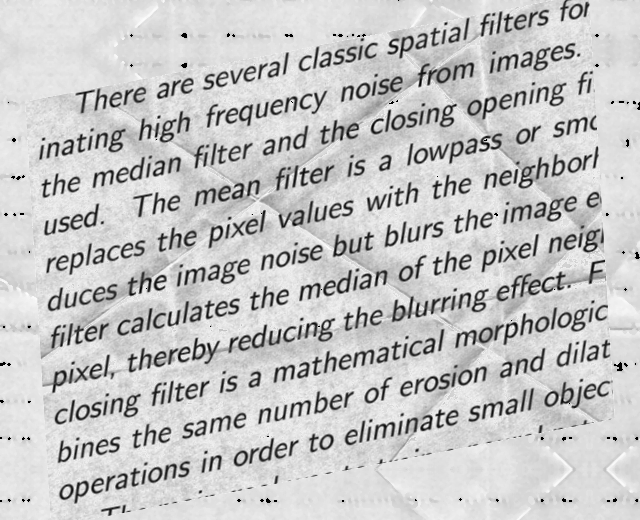
#> input picture noisy_data/102.png, 640 x 520 px, found by its file name; its folder holds only this picture in this run
$ python DocumentCleanup.py
#> lines starting #> are read from the running program, lines starting #| are printed output that depends on the picture; after the words box and inside, x2 and y2 are one past the last pixel; in counts of white or black regions, pixels touching at a corner belong together
import cv2
import numpy as np
from copy import copy
import os

# Calcular o ângulo do texto
def getSkewAngle(image):
    # Cria uma cópia e, com base nesta:
    # Converte para escala de cinza, aplica a função GaussianBlurr (Embaçar a imagem) e binariza a mesma com base na imagem borrada.
    newImage = copy(image)
    gray = cv2.cvtColor(newImage, cv2.COLOR_BGR2GRAY)
    blur = cv2.GaussianBlur(gray, (9, 9), 0)
    thresh = cv2.adaptiveThreshold(blur ,255,cv2.ADAPTIVE_THRESH_GAUSSIAN_C, cv2.THRESH_BINARY,3,5)
    # Inverte os valores binários dos pixels para a aplicação da dilatação.
    thresh = cv2.bitwise_not(thresh)

    # Aplica a dilatação para transformar os textos em retângulos representando as linhas.
    # Faz uso de um Kernel com um eixo X maior para tentar preencher o máximo dos espaços entre os caracteres da mesma linha.
    # Aplica um eixo Y menor para tentar melhor separar as linhas entre os blocos de texto.
    kernel = cv2.getStructuringElement(cv2.MORPH_RECT, (30, 5))
    dilate = cv2.dilate(thresh, kernel, iterations=1)

    # Encontra os contornos, ordena da maior para a menor e pega a maior como referência para o ângulo.
    contours, hierarchy = cv2.findContours(dilate, cv2.RETR_LIST, cv2.CHAIN_APPROX_SIMPLE)
    contours = sorted(contours, key = cv2.contourArea, reverse = True)

    # Chama a função minAreaRect para encontrar o ângulo do maior contorno encontrado.
    largestContour = contours[0]
    minAreaRect = cv2.minAreaRect(largestContour)

    # Determina o ângulo. Converte o ângulo para o valor que foi originalmente usado para obert a imagem distorcida.
    # A função retorna valores de ângulo no intervalo [-90, 0).
    # Conforme o retângulo gira no sentido horário, o valor do ângulo aumenta para zero.
    # Quando zero é alcançado, o ângulo é colocado novamente em -90 graus e o processo continua.
    angle = minAreaRect[-1]

    # Se o ângulo for menor que -45 graus, precisamos adicionar 90 graus ao ângulo e pegar o ângulo inverso
    if angle < -45:
        angle = 90 + angle
    # Caso contrário, apenas continua.
    return -1.0 * angle

# Rotacionar o texto em relação a centroide do seu retângulo envolvente
def rotateImage(image, angle: float):
    newImage = copy(image)
    (h, w) = newImage.shape[:2]
    center = (w // 2, h // 2)
    M = cv2.getRotationMatrix2D(center, angle, 1.0)
    newImage = cv2.warpAffine(newImage, M, (w, h), flags=cv2.INTER_CUBIC, borderMode=cv2.BORDER_WRAP)
    return newImage

# Função responsável por rodar os processor de rotação do texto
def deskew(image):
    angle = getSkewAngle(image)
    # Faço novamente a verificação da angulatura menor que -45
    # por conta de alguns textos que não deram certo com apenas 1 verificação
    if angle < -45:
        angle = angle + 90
    return rotateImage(image, -1.0 * angle)

if __name__ == '__main__':

    # Busca o diretório atual.
    curr_path = os.getcwd()
    path = curr_path + "\\treated_images"

    # Tenta criar o diretório atual.
    try:
        os.mkdir('treated_images')
    except OSError:
        print ("Falha ao criar o diretório %s." % path)
    else:
        print ("Sucesso ao criar o diretório %s!" % path)

    # Busca todos os arquivos do diretório "\noisy_data".
    filelist = os.listdir('.\\noisy_data\\')

    for file in filelist:
        # Caso o arquivo possua a extensão ".png"...
        if file.endswith(".png"):
            # Leitura da imagem.
            image = cv2.imread('.\\noisy_data\\' + str(file))
#> image is the input picture: shape (520, 640, 3); min 0, max 253, mean 198

            # Chama a função responsável pela rotação do texto.
            rotated_image = deskew(copy(image))
#> in getSkewAngle, `blur = cv2.GaussianBlur(gray, (9, 9), 0)`:
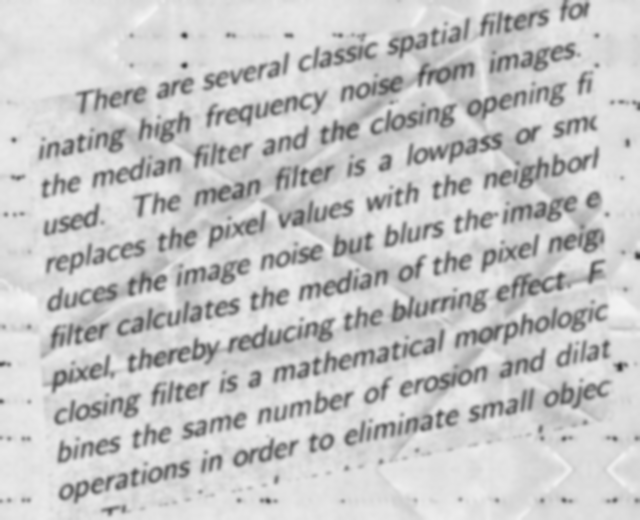
#> blur: shape (520, 640); min 52, max 245, mean 198
#> in getSkewAngle, `thresh = cv2.adaptiveThreshold(blur ,255,cv2.ADAPTIVE_THRESH_GAUSSIAN_..`:
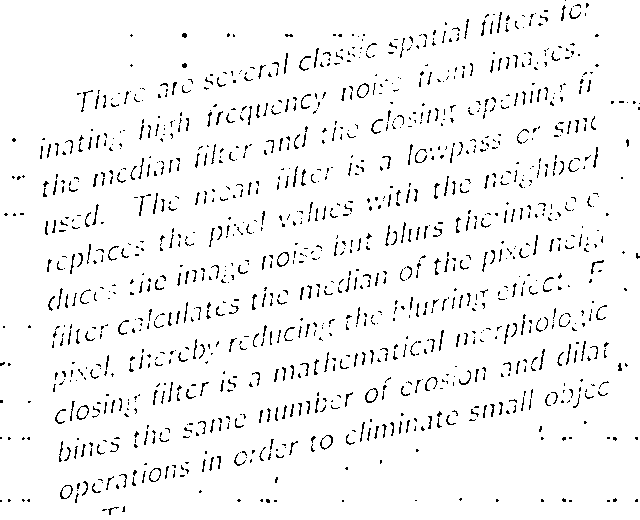
#> thresh: shape (520, 640); 95.4% white; black in thin lines or dots
#> in getSkewAngle, `thresh = cv2.bitwise_not(thresh)`: thresh: shape (520, 640); 4.6% white in thin lines or dots
#> in getSkewAngle, `dilate = cv2.dilate(thresh, kernel, iterations=1)`:
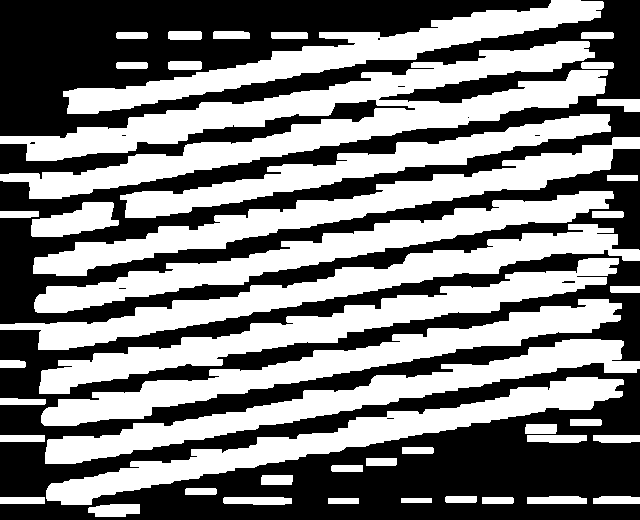
#> dilate: shape (520, 640); 49.6% white; 45 white regions
#> in getSkewAngle, `contours, hierarchy = cv2.findContours(dilate, cv2.RETR_LIST, cv2.CHAI..`: contours = 54 contours, 8 with area under 20; largest, box (x1, y1, x2, y2) and area: (0, 41, 608, 199) 27633, (0, 224, 640, 350) 14121, (39, 258, 619, 394) 14017, (33, 137, 640, 276) 13966, (41, 299, 622, 426) 13726
#> in getSkewAngle, `largestContour = contours[0]`: largestContour = contour of 572 points, box (x1, y1, x2, y2) (0, 41, 608, 199), area 27633
#> in getSkewAngle, `minAreaRect = cv2.minAreaRect(largestContour)`: minAreaRect = ((302.3, 118.2), (616.9, 72.25), -10.12)
#> in getSkewAngle, `angle = minAreaRect[-1]`: angle = -10.12
#> in deskew, `angle = getSkewAngle(image)`: angle = 10.12
#> in rotateImage, `newImage = cv2.warpAffine(newImage, M, (w, h), flags=cv2.INTER_CUBIC, ..`:
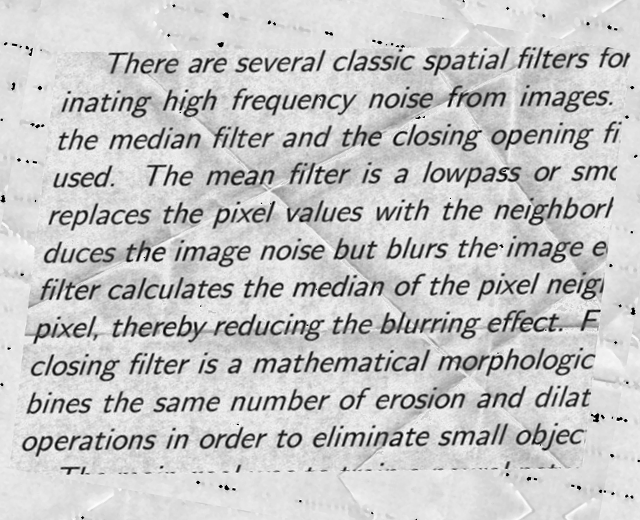
#> newImage: shape (520, 640, 3); min 0, max 255, mean 198
            # Transforma a imagem em escala de cinza.
            gray = cv2.cvtColor(rotated_image, cv2.COLOR_BGR2GRAY)
            # Binariza a imagem em escala de cinza com um filtro adaptativo
            # (melhor do que OTSU nesse caso, pois nosso cérebro nos engana fazendo acharmos que existe um limiar perfeito).
            thresh = cv2.adaptiveThreshold(gray ,255, cv2.ADAPTIVE_THRESH_GAUSSIAN_C, cv2.THRESH_BINARY,11,30)
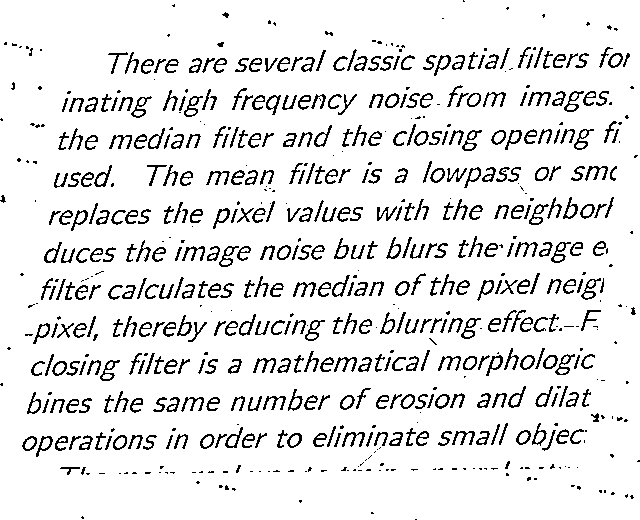
#> thresh: shape (520, 640); 90.2% white; black in thin lines or dots

            # [12 lines of commented-out code are left out]
            cv2.imwrite(os.path.join(path , str(file)), thresh)

            # Caso queiram visualizar as imagens durante a execução.
            cv2.imshow('original', image)
            cv2.imshow('thresh', thresh)
            # cv2.imshow('erosion', erosion)
            # cv2.imshow('dilation', dilation)
            cv2.waitKey()

$ run again, on noisy_data/110.png
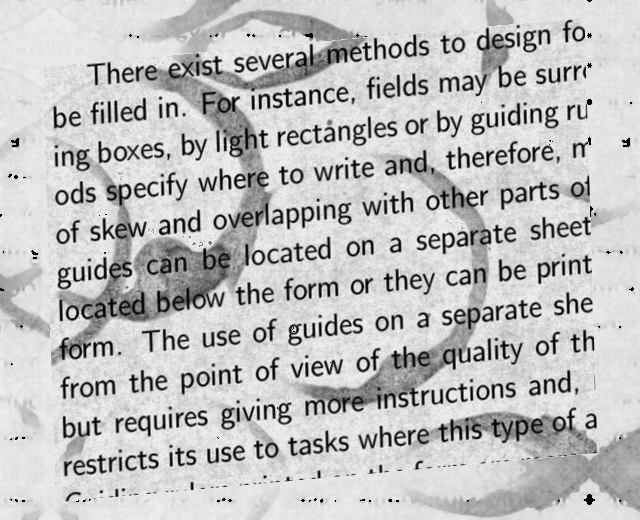
#> input picture noisy_data/110.png, 640 x 520 px, found by its file name
#> image is the input picture: shape (520, 640, 3); min 0, max 240, mean 192.1
#> in getSkewAngle, `dilate = cv2.dilate(thresh, kernel, iterations=1)`:
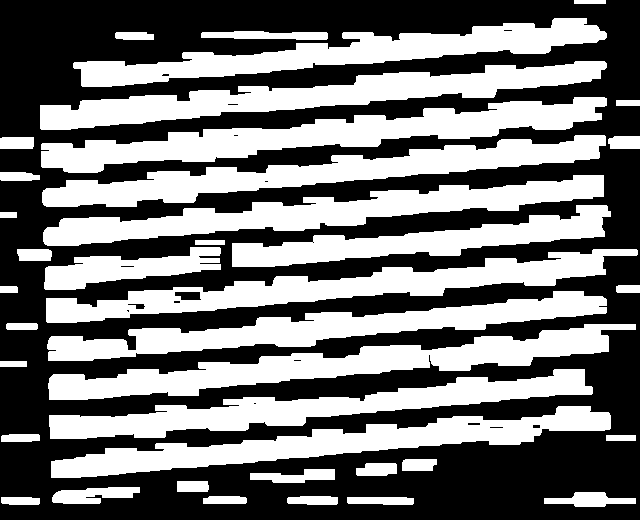
#> dilate: shape (520, 640); 45.9% white; 38 white regions
#> contours = 54 contours, 8 with area under 20; largest, box (x1, y1, x2, y2) and area: (41, 97, 607, 173) 13734, (48, 324, 636, 400) 13163, (40, 61, 607, 130) 12695, (42, 135, 606, 207) 12509, (43, 175, 604, 246) 12484
#> largestContour = contour of 207 points, box (x1, y1, x2, y2) (41, 97, 607, 173), area 13734
#> minAreaRect = ((323.7, 134.2), (568.8, 33.98), -5.22)
#> in getSkewAngle, `angle = minAreaRect[-1]`: angle = -5.22
#> in deskew, `angle = getSkewAngle(image)`: angle = 5.22
#> `thresh = cv2.adaptiveThreshold(gray ,255, cv2.ADAPTIVE_THRESH_GAUSSIAN..`:
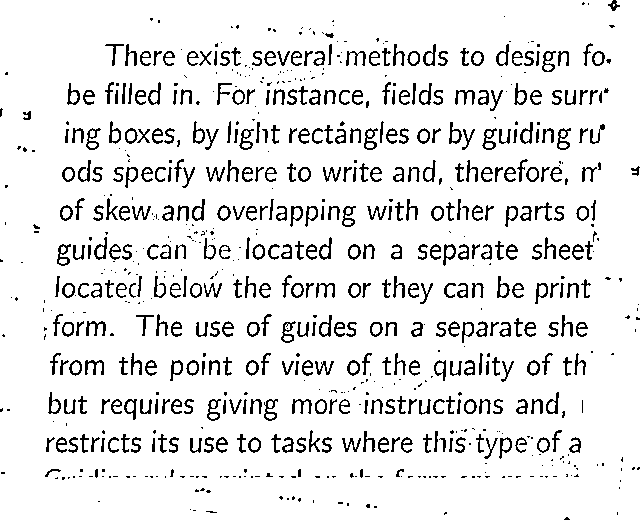
#> thresh: shape (520, 640); 90.4% white; black in thin lines or dots

$ run again, on noisy_data/113.png
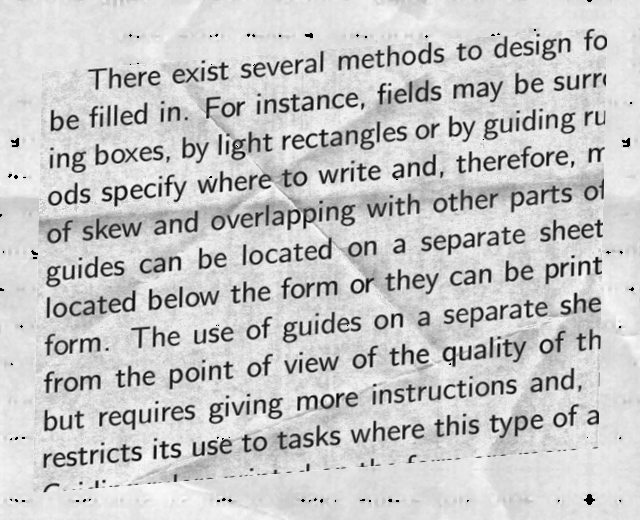
#> input picture noisy_data/113.png, 640 x 520 px, found by its file name
#> image is the input picture: shape (520, 640, 3); min 0, max 252, mean 199.9
#> in getSkewAngle, `dilate = cv2.dilate(thresh, kernel, iterations=1)`:
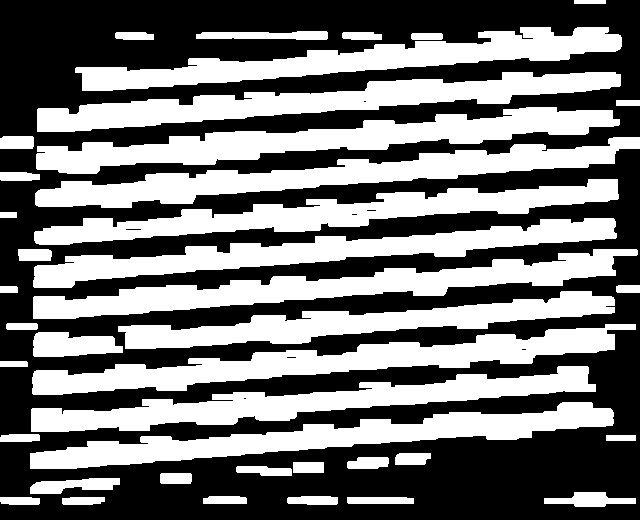
#> dilate: shape (520, 640); 45.7% white; 40 white regions
#> contours = 47 contours, 6 with area under 20; largest, box (x1, y1, x2, y2) and area: (36, 107, 620, 174) 13148, (32, 324, 636, 395) 13002, (35, 137, 640, 208) 12611, (33, 249, 638, 319) 12548, (37, 72, 621, 132) 12398
#> largestContour = contour of 189 points, box (x1, y1, x2, y2) (36, 107, 620, 174), area 13148
#> minAreaRect = ((327.1, 138.8), (585, 32.31), -4.53)
#> in getSkewAngle, `angle = minAreaRect[-1]`: angle = -4.53
#> in deskew, `angle = getSkewAngle(image)`: angle = 4.53
#> `thresh = cv2.adaptiveThreshold(gray ,255, cv2.ADAPTIVE_THRESH_GAUSSIAN..`:
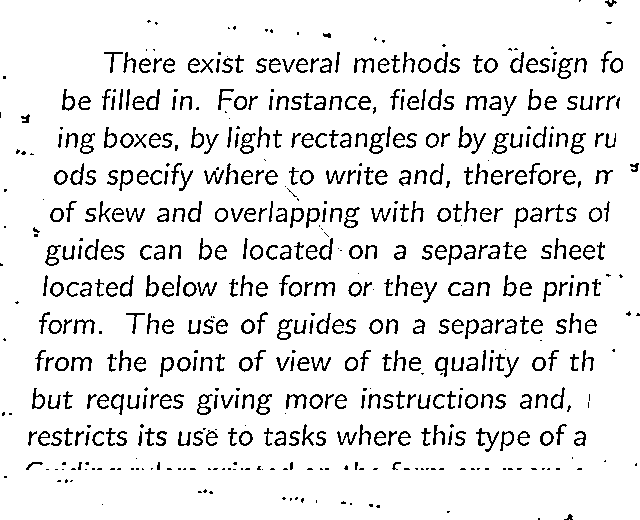
#> thresh: shape (520, 640); 90.6% white; black in thin lines or dots

$ run again, on noisy_data/104.png
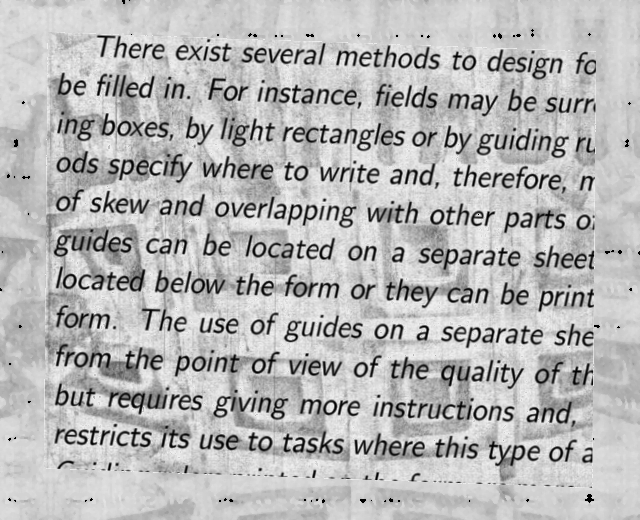
#> input picture noisy_data/104.png, 640 x 520 px, found by its file name
#> image is the input picture: shape (520, 640, 3); min 0, max 239, mean 183.1
#> in getSkewAngle, `dilate = cv2.dilate(thresh, kernel, iterations=1)`:
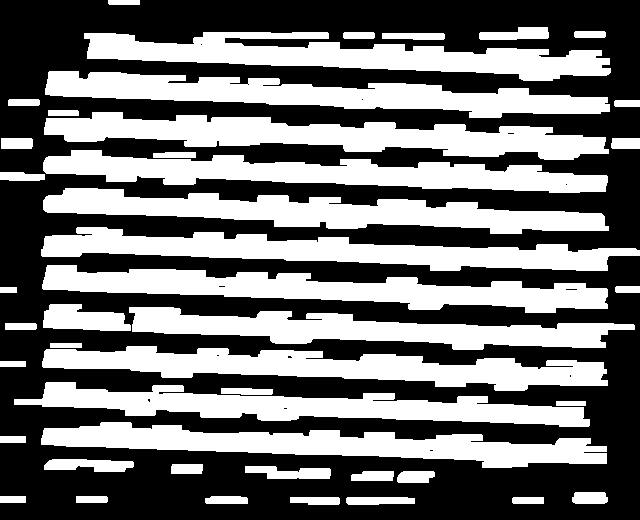
#> dilate: shape (520, 640); 44.6% white; 44 white regions
#> contours = 57 contours, 12 with area under 20; largest, box (x1, y1, x2, y2) and area: (44, 112, 609, 160) 12850, (42, 265, 608, 313) 12134, (42, 346, 608, 391) 12118, (43, 188, 609, 234) 12062, (45, 71, 610, 118) 12008
#> largestContour = contour of 171 points, box (x1, y1, x2, y2) (44, 112, 609, 160), area 12850
#> minAreaRect = ((326.2, 134.9), (32.44, 564.6), -87.93)
#> in getSkewAngle, `angle = minAreaRect[-1]`: angle = -87.93
#> in getSkewAngle, `angle = 90 + angle`: angle = 2.07
#> in deskew, `angle = getSkewAngle(image)`: angle = -2.07
#> `thresh = cv2.adaptiveThreshold(gray ,255, cv2.ADAPTIVE_THRESH_GAUSSIAN..`:
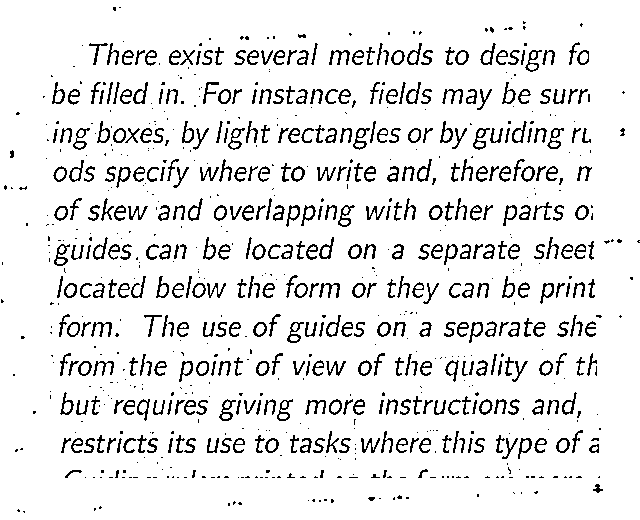
#> thresh: shape (520, 640); 90.7% white; black in thin lines or dots
